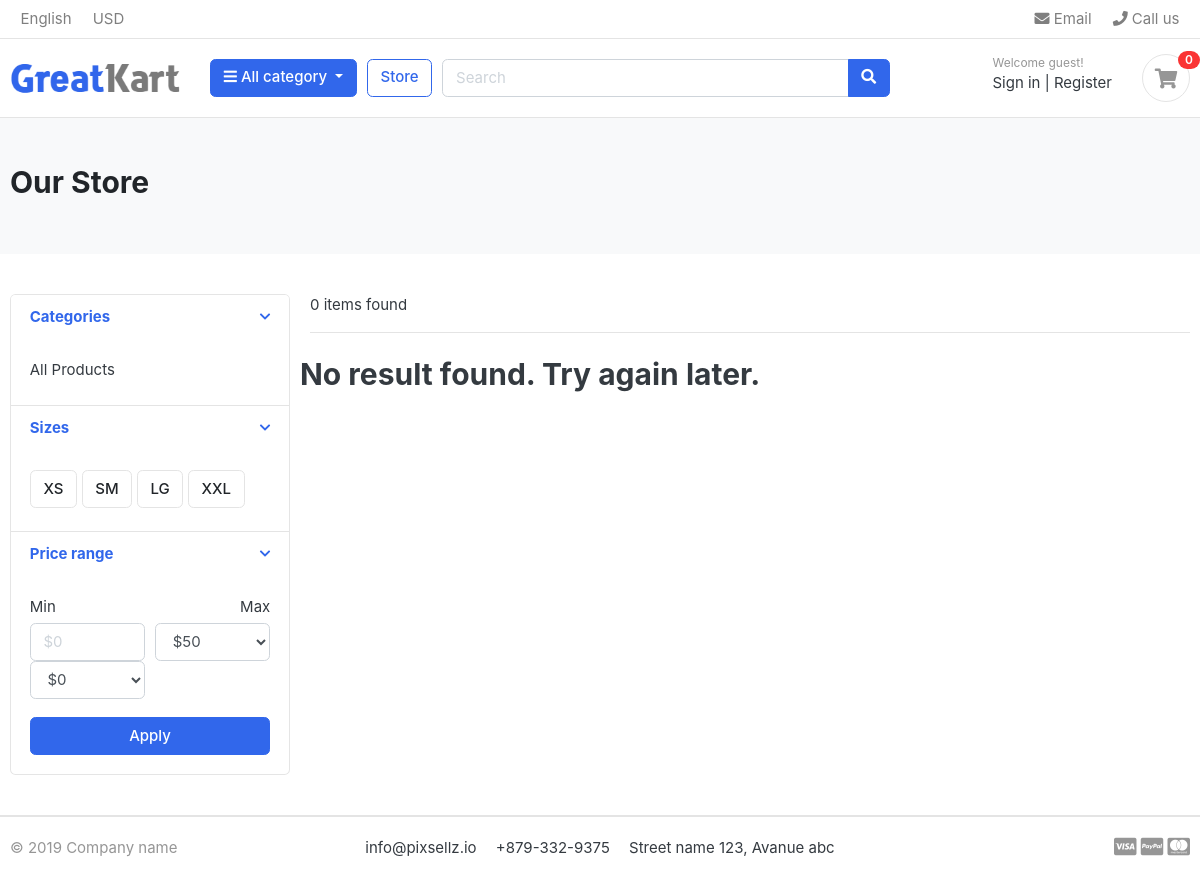
Page /store/ on the earlier database version.
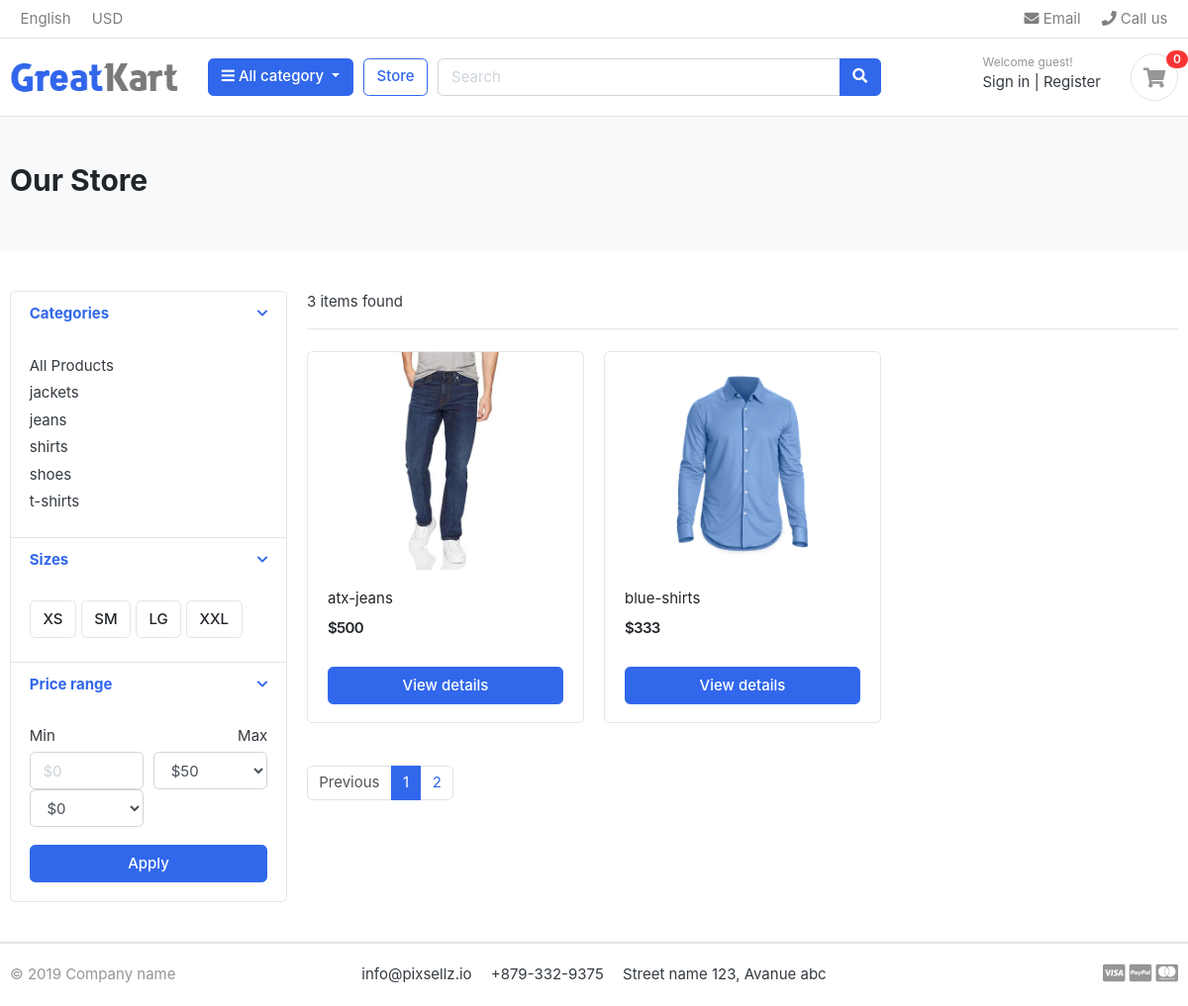
Same page on the later database version.
### category/models.py (models this page shows, shortened)
class Category(models.Model):
  category_name = models.CharField(max_length = 150)
  slug = models.SlugField(max_length = 150 , unique = True)
  description = models.CharField(max_length = 150, blank = True)
  car_image = models.ImageField(upload_to="photos/categories",blank =  True)
  class Meta:
    verbose_name = 'category'
    verbose_name_plural = 'categories'
  def get_url(self):
    return reverse('products_by_category',args=[self.slug])

### store/models.py (models this page shows, shortened)
class Product(models.Model):
  product_name = models.CharField(max_length=150 , unique = True )
  slug = models.SlugField(max_length=150 , unique = True)
  description = models.CharField(max_length=500, blank = True )
  price = models.IntegerField()
  images = models.ImageField(upload_to='photos/products')
  stock  = models.IntegerField()
  is_available = models.BooleanField(default = True)
  category = models.ForeignKey( Category , on_delete =  models.CASCADE)
  created_date = models.DateTimeField(auto_now_add = True)
  modified_date = models.DateTimeField(auto_now_add = True)
  def get_url(self):
    return reverse('product_detail',args = [ self.category.slug,self.slug])

### store/views.py (the view)
# urls.py: path('store/',include('store.urls')),
def store(request,category_slug = None):
  categories = None
  products = None
  if category_slug != None:
    categories = get_object_or_404(Category,slug = category_slug)
    print(Category)
    print(categories)
    products = Product.objects.all().filter(category = categories,is_available = True)
    paginator = Paginator(products,1)
    page = request.GET.get('page')
    paged_products = paginator.get_page(page)
    print(products)
    product_count = products.count()
  else:
    products = Product.objects.all().filter(is_available = True).order_by('id')
    paginator = Paginator(products,2)
    page = request.GET.get('page')
    paged_products = paginator.get_page(page)
    product_count = products.count()
  context = {
    "products" : paged_products,
    "product_count" : product_count
  }
  return render(request,'store/store.html',context)

### carts/context_processors.py (called while the page is built)
def counter(request):
  cart_count = 0
  if 'admin' in request.path:
    return {}
  else:
    try:
      cart = Cart.objects.filter(cart_id = _cart_id(request))
      cart_items = CartItem.objects.all().filter(cart = cart[:1])
      for cart_item in cart_items:
        cart_count += cart_item.quantity
    except cart.DoesNotExist:
      cart_count = 0
    return dict(cart_count = cart_count)

### carts/views.py (called while the page is built)
def _cart_id(request):
  cart = request.session.session_key
  if not cart:
    cart = request.session.create()
  return cart

### category/context_processors.py (called while the page is built)
def media_links(request):
  links = Category.objects.all()
  return dict(links = links)

### templates/store/store.html (shortened to what this page needs)
{% extends 'base.html' %}
{% load static %}
{% block content %}
<section class="section-pagetop bg">
  <div class="container">
    {% if 'search' in request.path %}
    <h2 class="title-page">Search result</h2>
    {% else %}
    <h2 class="title-page">Our Store</h2>
    {% endif %}
  </div>
</section>
<section class="section-content padding-y">
  <div class="container">
    <div class="row">
      <aside class="col-md-3">
        <div class="card">
          <article class="filter-group">
            <header class="card-header">
              <a href="#" data-toggle="collapse" data-target="#collapse_1" aria-expanded="true" class="">
                <i class="icon-control fa fa-chevron-down"></i>
                <h6 class="title">Categories</h6>
              </a>
            </header>
            <div class="filter-content collapse show" id="collapse_1">
              <div class="card-body">
                <ul class="list-menu">
                  <li>
                    <a href="{% url 'store' %}">All Products </a>
                  </li>
                  {% for category in links %}
                  <li>
                    <a href="{{ category.get_url }}">{{ category.category_name }}</a>
                  </li>
                  {% endfor %}
                </ul>
              </div>
            </div>
          </article>
          <article class="filter-group">
            <header class="card-header">
              <a href="#" data-toggle="collapse" data-target="#collapse_4" aria-expanded="true" class="">
                <i class="icon-control fa fa-chevron-down"></i>
                <h6 class="title">Sizes</h6>
              </a>
            </header>
            <div class="filter-content collapse show" id="collapse_4">
              <div class="card-body">
                <label class="checkbox-btn">
                  <span class="btn btn-light"> XS </span>
                </label>
                <label class="checkbox-btn">
                  <span class="btn btn-light"> SM </span>
                </label>
                <label class="checkbox-btn">
                  <span class="btn btn-light"> LG </span>
                </label>
                <label class="checkbox-btn">
                  <span class="btn btn-light"> XXL </span>
                </label>
              </div>
            </div>
          </article>
          <article class="filter-group">
            <header class="card-header">
              <a href="#" data-toggle="collapse" data-target="#collapse_3" aria-expanded="true" class="">
                <i class="icon-control fa fa-chevron-down"></i>
                <h6 class="title">Price range</h6>
              </a>
            </header>
            <div class="filter-content collapse show" id="collapse_3">
              <div class="card-body">
                <div class="form-row">
                  <div class="form-group col-md-6">
                    <label>Min</label>
                    <input class="form-control" placeholder="$0" type="number" />
                    <select class="mr-2 form-control">
                      <option value="0">$0</option>
                    </select>
                  </div>
                  <div class="form-group text-right col-md-6">
                    <label>Max</label>
                    <select class="mr-2 form-control">
                      <option value="50">$50</option>
                    </select>
                  </div>
                </div>
                <button class="btn btn-block btn-primary">Apply</button>
              </div>
            </div>
          </article>
        </div>
      </aside>
      <main class="col-md-9">
        <header class="border-bottom mb-4 pb-3">
          <div class="form-inline">
            <span class="mr-md-auto">{{ product_count }} items found</span>
          </div>
        </header>
        <div class="row">
          {% if products %}
            {% for product in products %}
              <div class="col-md-4">
                <figure class="card card-product-grid">
                  <div class="img-wrap">
                    <a href="{{ product.get_url }}"><img src="{{ product.images.url }}" /></a>
                  </div>
                  <figcaption class="info-wrap">
                    <div class="fix-height">
                      <a href="{{ product.get_url }}" class="title">{{ product.product_name }}</a>
                      <div class="price-wrap mt-2">
                        <span class="price">${{ product.price }}</span>
                      </div>
                    </div>
                    <a href="{{ product.get_url }}" class="btn btn-block btn-primary">View details</a>
                  </figcaption>
                </figure>
              </div>
            {% endfor %}
          {% else %}
            <div>
              <h2>No result found. Try again later.</h2>
            </div>
          {% endif %}
        </div>
        <nav class="mt-4" aria-label="Page navigation sample">
          {% if products.has_other_pages %}
            <ul class="pagination">
              {% if products.has_previous %}
                <li class="page-item">
                  <a class="page-link" href="?page={{ products.previous_page_number }}">Previous</a>
                </li>
              {% else %}
                <li class="page-item disabled">
                  <a class="page-link" href="#">Previous</a>
                </li>
              {% endif %}
              {% for i in products.paginator.page_range %}
                {% if products.number == i %}
                  <li class="page-item active">
                    <a class="page-link" href="#">{{ i }}</a>
                  </li>
                {% else %}
                  <li class="page-item">
                    <a class="page-link" href="?page={{ i }}">{{ i }}</a>
                  </li>
                {% endif %}
              {% endfor %}
            </ul>
          {% endif %}
        </nav>
      </main>
    </div>
  </div>
</section>
{% endblock %}

### templates/base.html (shortened to what this page needs)
{% load static %}
<!DOCTYPE html>
<html lang="en">
  <head>
    <link
      href="{% static 'css/bootstrap.css' %}"
      rel="stylesheet"
      type="text/css"
    />
    <link
      href="{% static 'fonts/fontawesome/css/all.min.css' %}"
      type="text/css"
      rel="stylesheet"
    />
    <link href="{% static 'css/ui.css' %}" rel="stylesheet" type="text/css" />
    <link
      href="{% static 'css/responsive.css' %}"
      rel="stylesheet"
      media="only screen and (max-width: 1200px)"
    />
  </head>
  <body>
    {% include 'includes/navbar.html' %}
    {% block content %}
    {% endblock %}
    {% include 'includes/footer.html' %}
  </body>
</html>

### templates/includes/navbar.html (shortened to what this page needs)
{% load static%} {% block content%}
<header class="section-header">
  <nav class="navbar p-md-0 navbar-expand-sm navbar-light border-bottom">
    <div class="container">
      <div class="collapse navbar-collapse" id="navbarTop4">
        <ul class="navbar-nav mr-auto">
          <li class="nav-item dropdown">
            <a href="#" class="nav-link"> English </a>
          </li>
          <li class="nav-item dropdown">
            <a href="#" class="nav-link"> USD </a>
          </li>
        </ul>
        <ul class="navbar-nav">
          <li>
            <a href="#" class="nav-link">
              <i class="fa fa-envelope"></i> Email
            </a>
          </li>
          <li>
            <a href="#" class="nav-link">
              <i class="fa fa-phone"></i> Call us
            </a>
          </li>
        </ul>
      </div>
    </div>
  </nav>
  <section class="header-main border-bottom">
    <div class="container">
      <div class="row align-items-center">
        <div class="col-lg-2 col-md-3 col-6">
          <a href="{% url 'home' %}" class="brand-wrap">
            <img class="logo" src="{% static './images/logo.png' %}" />
          </a>
        </div>
        <div class="col-lg col-sm col-md col-6 flex-grow-0">
          <div class="category-wrap dropdown d-inline-block float-right">
            <button
              type="button"
              class="btn btn-primary dropdown-toggle"
              data-toggle="dropdown"
            >
              <i class="fa fa-bars"></i> All category
            </button>
          </div>
        </div>
        <a href="{% url 'store' %}" class="btn btn-outline-primary">Store</a>
        <div class="col-lg col-md-6 col-sm-12 col">
          <form action="{% url 'search' %}" class="search" method="">
            <div class="input-group w-100">
              <input
                type="text"
                class="form-control"
                style="width: 60%"
                placeholder="Search"
                name="keyword"
              />
              <div class="input-group-append">
                <button class="btn btn-primary" type="submit">
                  <i class="fa fa-search"></i>
                </button>
              </div>
            </div>
          </form>
        </div>
        <div class="col-lg-3 col-sm-6 col-8 order-2 order-lg-3">
          <div class="d-flex justify-content-end mb-3 mb-lg-0">
            {% if user.id is None %}
            <div class="widget-header">
              <small class="title text-muted">Welcome guest!</small>
              <div>
                <a href="{% url 'login' %}">Sign in</a>
                <span class="dark-transp"> | </span>
                <a href="{% url 'register'%}"> Register</a>
              </div>
            </div>
            {% endif%}
            <a href="{% url 'cart' %}" class="widget-header pl-3 ml-3">
              <div class="icon icon-sm rounded-circle border">
                <i class="fa fa-shopping-cart"></i>
              </div>
              <span class="badge badge-pill badge-danger notify"
                >{{ cart_count }}</span
              >
            </a>
          </div>
        </div>
      </div>
    </div>
  </section>
</header>
{% endblock %}

### templates/includes/footer.html
  {% load static %}
   {% block content%}
    <footer class="section-footer border-top">
      <div class="container">
        <section class="footer-bottom border-top row">
          <div class="col-md-2">
            <p class="text-muted">&copy 2019 Company name</p>
          </div>
          <div class="col-md-8 text-md-center">
            <span class="px-2">info@pixsellz.io</span>
            <span class="px-2">+879-332-9375</span>
            <span class="px-2">Street name 123, Avanue abc</span>
          </div>
          <div class="col-md-2 text-md-right text-muted">
            <i class="fab fa-lg fa-cc-visa"></i>
            <i class="fab fa-lg fa-cc-paypal"></i>
            <i class="fab fa-lg fa-cc-mastercard"></i>
          </div>
        </section>
      </div>
    </footer>
    {% endblock%}

### ecommercesite/static/css/ui.css (style rules this page uses)
html { font-family: "Inter", sans-serif; font-size: 15px; }
.img-wrap { text-align: center; display: block; }
.img-wrap img { max-width: 100%; }
.price-wrap { letter-spacing: -0.7px; }
.icon-xs, .icon-sm, .icon-md, .icon-lg { display: inline-block; text-align: center; flex-shrink: 0; flex-grow: 0; }
.icon-sm { width: 48px; height: 48px; line-height: 48px !important; font-size: 20px; }
.padding-y { padding-top: 40px; padding-bottom: 40px; }
figure { margin-bottom: 0; }
article:after, .form-group:after { display: block; clear: both; content: ""; }
.bg { background-color: #f8f9fa; }
.title-page { color: #212529; }
p:last-child { margin-bottom: 0; }
.header-main { position: relative; padding-top: 1rem; padding-bottom: 1rem; }
.brand-wrap .logo, .navbar-brand .logo { margin-right: 7px; max-height: 42px; display: inline-block; }
.widget-header { display: inline-block; vertical-align: middle; position: relative; }
.widget-header a { color: #343a40; }
.widget-header i { color: #969696; }
.widget-header .title { display: block; }
.widget-header .notify { position: absolute; top: -3px; right: -10px; }
.footer-bottom { padding-top: 20px; padding-bottom: 20px; }
.btn-light { background-color: #fff; border-color: #e4e4e4; }
[class*=list-] li:after { visibility: hidden; display: block; content: ""; overflow: hidden; height: 0; clear: both; }
.list-menu { list-style: none; margin: 0; padding-left: 0; }
.list-menu li { margin-bottom: 5px; }
.list-menu a { color: #343a40; }
[class*=card-product] a.title { color: #212529; display: block; }
[class*=card-product] .img-wrap { overflow: hidden; position: relative; }
[class*=card-product] .img-wrap img { height: 100%; max-width: 100%; width: auto; display: inline-block; -o-object-fit: cover; object-fit: cover; }
.card-product-grid { margin-bottom: 20px; }
.card-product-grid .img-wrap { border-radius: 0.2rem 0.2rem 0 0; height: 220px; }
.card-product-grid .info-wrap { overflow: hidden; padding: 18px 20px; }
.card-product-grid .fix-height { height: 80px; overflow: hidden; }
.card .img-wrap { overflow: hidden; }
.notify { position: absolute; top: -4px; right: -10px; display: inline-block; padding: 0.25em 0.6em; font-size: 12px; line-height: 1; text-align: center; border-radius: 3rem; color: #fff; background-color: #fa3434; }
.price { font-weight: 600; color: #212529; }
.icon-control { margin-top: 5px; float: right; font-size: 80%; }
.card-header .title { margin-bottom: 0; line-height: 1.5; }
.filter-group { border-bottom: 1px solid #e4e4e4; }
.filter-group .card-header { border-bottom: 0; }
.filter-group:last-child { border-bottom: 0; }
.checkbox-btn { position: relative; }
.section-pagetop { padding: 45px 0; }

Differences in the rows shown:
added Category: category_name "jackets"
added Category: category_name "jeans"
added Category: category_name "shirts"
added Category: category_name "shoes"
added Category: category_name "t-shirts"
added Product: images (picture), product_name "atx-jeans", price "500"
added Product: images (picture), product_name "blue-shirts", price "333"
Other differences:
{{ product_count }}: "0" → "3"
text no longer shown: "No result found. Try again later."
text now shown: "Previous"
new list line: "1"
new list line: "2"
